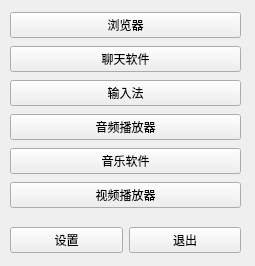
<?xml version="1.0" encoding="UTF-8"?>
<ui version="4.0">
 <class>Form</class>
 <widget class="QWidget" name="Form">
  <property name="geometry">
   <rect>
    <x>0</x>
    <y>0</y>
    <width>255</width>
    <height>266</height>
   </rect>
  </property>
  <property name="minimumSize">
   <size>
    <width>255</width>
    <height>266</height>
   </size>
  </property>
  <property name="maximumSize">
   <size>
    <width>255</width>
    <height>266</height>
   </size>
  </property>
  <property name="windowTitle">
   <string>常用软件下载</string>
  </property>
  <widget class="QWidget" name="layoutWidget">
   <property name="geometry">
    <rect>
     <x>10</x>
     <y>10</y>
     <width>231</width>
     <height>205</height>
    </rect>
   </property>
   <layout class="QVBoxLayout" name="verticalLayout">
    <item>
     <widget class="QPushButton" name="browser_app">
      <property name="text">
       <string>浏览器</string>
      </property>
     </widget>
    </item>
    <item>
     <widget class="QPushButton" name="chat_app">
      <property name="text">
       <string>聊天软件</string>
      </property>
     </widget>
    </item>
    <item>
     <widget class="QPushButton" name="input_app">
      <property name="text">
       <string>输入法</string>
      </property>
     </widget>
    </item>
    <item>
     <widget class="QPushButton" name="media_app">
      <property name="text">
       <string>音频播放器</string>
      </property>
     </widget>
    </item>
    <item>
     <widget class="QPushButton" name="music_app">
      <property name="text">
       <string>音乐软件</string>
      </property>
     </widget>
    </item>
    <item>
     <widget class="QPushButton" name="video_app">
      <property name="text">
       <string>视频播放器</string>
      </property>
     </widget>
    </item>
   </layout>
  </widget>
  <widget class="QWidget" name="layoutWidget">
   <property name="geometry">
    <rect>
     <x>10</x>
     <y>220</y>
     <width>231</width>
     <height>41</height>
    </rect>
   </property>
   <layout class="QHBoxLayout" name="horizontalLayout">
    <item>
     <widget class="QPushButton" name="setting_page">
      <property name="text">
       <string>设置</string>
      </property>
     </widget>
    </item>
    <item>
     <widget class="QPushButton" name="exit_func">
      <property name="text">
       <string>退出</string>
      </property>
     </widget>
    </item>
   </layout>
  </widget>
 </widget>
 <resources/>
 <connections>
  <connection>
   <sender>exit_func</sender>
   <signal>clicked()</signal>
   <receiver>Form</receiver>
   <slot>close()</slot>
   <hints>
    <hint type="sourcelabel">
     <x>184</x>
     <y>229</y>
    </hint>
    <hint type="destinationlabel">
     <x>127</x>
     <y>128</y>
    </hint>
   </hints>
  </connection>
 </connections>
</ui>
